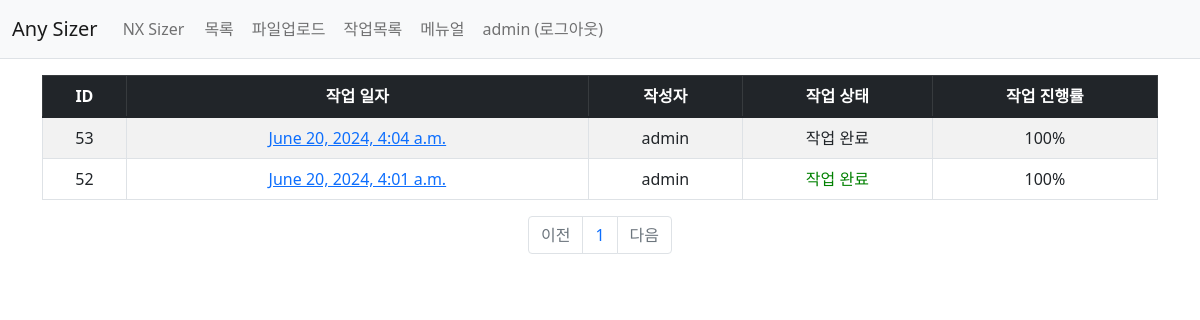
The app's page /sizer/tasklist/ (signed in) with its own data.
### sizer/models.py (models this page shows)
class task_table(models.Model):
    taskuser = models.CharField(max_length=100)
    sizerID = models.CharField(max_length=100)
    workload_name = models.CharField(max_length=100)
    cluster_name = models.CharField(max_length=100)
    workstatus = models.CharField(max_length=100, default='')
    progress = models.IntegerField(default=0)
    taskdate_at = models.DateTimeField(auto_now_add=True)
    upload_file_id = models.IntegerField(default=3)

### sizer/views.py (the view)
# urls.py: path('tasklist/', views.tasklist, name='tasklist'),
def tasklist(request):
    if not request.user.is_authenticated:
        return render(request, 'common/login.html')
    curuser = request.user
    tasklist_data = task_table.objects.filter(taskuser=curuser).order_by('-taskdate_at')
    page = request.GET.get('page', '1')  # 페이지
    paginator = Paginator(tasklist_data, 11)  # 페이지당 10개씩 보여주기
    page_obj = paginator.get_page(page)
    context = {'uplist':page_obj, 'cru_User':curuser}
    return render(request, 'sizer/tasklist.html', context)

### templates/sizer/tasklist.html (shortened to what this page needs)
{% extends 'start.html' %}
{% block content %}
{% load static %}
<div class="container my-3">
    <table class="table table-striped table-hover table-bordered">
        <thead>
            <tr class="table-dark">
                <th>ID</th>
                <th>작업 일자</th>
                <th>작성자</th>
                <th>작업 상태</th>
                <th>작업 진행률</th>
            </tr>
        </thead>
        <tbody>
            {% for upfile in uplist %}
            <tr>
                <td align="Center">{{ upfile.id }}</td>
                <td align="Center">
                    {% if upfile.workstatus == 'C' %}
                        <a id="atag" href="{{ upfile.id }}/">{{ upfile.taskdate_at }}</a></td>
                    {% else %}
                        <a id="atag">{{ upfile.taskdate_at }}</a></td>
                    {% endif %}
                <td align="Center">{{ upfile.taskuser }}</td>
                {% if upfile.workstatus == 'R' %}
                    <td  align="Center" class="data-process-0">작업 시작</td>
                {% elif upfile.workstatus == 'I' %}
                    <td  align="Center" class="data-process-2">작업 진행 중</td>
                {% else %}
                    <td  align="Center" class="data-process-1">작업 완료</td>
                {% endif %}
                <td align="Center">{{ upfile.progress }}%</td>
            </tr>
            {% endfor %}
        </tbody>
    </table>
    <ul class="pagination justify-content-center">
        {% if uplist.has_previous %}
        <li class="page-item">
            <a class="page-link" href="?page={{ uplist.previous_page_number }}">이전</a>
        </li>
        {% else %}
        <li class="page-item disabled">
            <a class="page-link" tabindex="-1" aria-disabled="true" href="#">이전</a>
        </li>
        {% endif %}
        {% for page_number in uplist.paginator.page_range %}
            {% if page_number >= uplist.number|add:-5 and page_number <= uplist.number|add:5 %}
                {% if page_number == uplist.number %}
                    <li class="page-item" aria-current="page">
                        <a class="page-link" href="?page={{ page_number }}">{{ page_number }}</a>
                    </li>
                {% else %}
                    <li class="page-item">
                        <a class="page-link" href="?page={{ page_number }}">{{ page_number }}</a>
                    </li>
                {% endif %}
            {% endif %}
        {% endfor %}
        {% if uplist.has_next %}
        <li class="page-item">
            <a class="page-link" href="?page={{ uplist.next_page_number }}">다음</a>
        </li>
        {% else %}
        <li class="page-item disabled">
            <a class="page-link" tabindex="-1" aria-disabled="true" href="#">다음</a>
        </li>
        {% endif %}
    </ul>
</div>
{% endblock %}

### templates/navbar.html (shortened to what this page needs)
<nav class="navbar navbar-expand-lg navbar-light bg-light border-bottom">
    <div class="container-fluid">
        {% if user.is_authenticated %}
        <a class="navbar-brand" href="{% url 'sizer:upload_list' %}">Any Sizer</a>
        {% else %}
        <a class="navbar-brand" href="{% url 'common:login' %}">Any Sizer</a>
        {% endif %}
        <div class="collapse navbar-collapse" id="navbarSupportedContent" width="100%">
            <ul class="navbar-nav me-auto mb-2 mb-lg-0" width="100%">
                <table>
                    <tr width="100%">
                        <td>
                            <li class="nav-item">
                                {% if user.is_authenticated %}
                                <a class="nav-link" target="_blank" onclick="nxsizer()">NX Sizer</a>
                                {% endif %}
                            </li>
                        </td>
                        <td>
                        </td>
                        <td>
                            <li class="nav-item">
                                {% if user.is_authenticated %}
                                    <a class="nav-link" href="{% url 'sizer:upload_list' %}">목록</a>
                                {% endif %}
                            </li>
                        </td>
                        <td>
                            <li class="nav-item">
                                {% if user.is_authenticated %}
                                    <a class="nav-link" href="{% url 'sizer:index' %}">파일업로드</a>
                                {% endif %}
                            </li>
                        </td>
                        <td>
                            <li class="nav-item">
                                {% if user.is_authenticated %}
                                    <a class="nav-link" href="{% url 'sizer:tasklist' %}">작업목록</a>
                                {% endif %}
                            </li>
                        </td>
                        <td>
                            <li class="nav-item">
                                {% if user.is_authenticated %}
                                    <a class="nav-link" href="{% url 'sizer:manual' %}">메뉴얼</a>
                                {% endif %}
                            </li>
                        </td>
                        <td>
                            <li class="nav-item">
                                {% if user.is_authenticated %}
                                    <a  class="nav-link" href="#" onclick="confirmLogout()">{{ user.username }} (로그아웃)</a>
                                {% endif %}
                            </li>
                        </td>
                    </tr>
                </table>
            </ul>
        </div>
    </div>
</nav>

### templates/navbar.html (style rules this page uses)
.nav-link { cursor: pointer; }

### templates/sizer/tasklist.html (style rules this page uses)
.data-process-1 { color: green; }
.table thead th { text-align: center; }

### records on screen
task_table: id "53", taskdate_at "June 20, 2024, 4:04 a.m.", taskuser "admin", workstatus "작업 완료", progress "100"
task_table: id "52", taskdate_at "June 20, 2024, 4:01 a.m.", taskuser "admin", workstatus "작업 완료", progress "100"

### other values on screen
{{ user.username }} "admin"
{{ page_number }} "1"
